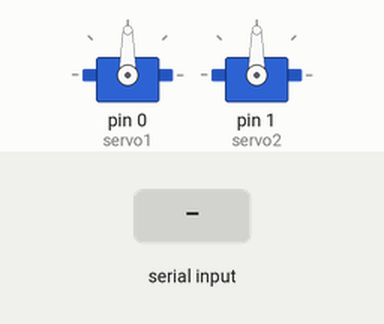
The sketch below on a simulated Arduino Uno, built with avr-gcc and run on an emulated ATmega328P. On the bench: 2 × servo. The inputs (shaded band) are chosen by the test bench.

Above: at 1.2 s.
1.3 s: "SERVO1\n" received over Serial
At 2.4 s:
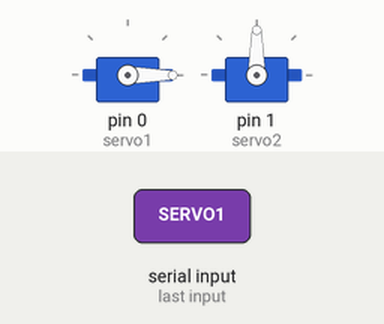
2.8 s: "SERVO2\n" received over Serial
At 3.5 s:
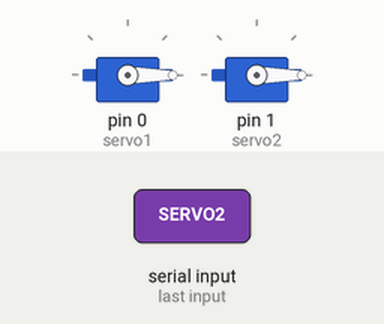
4.3 s: "CENTER\n" received over Serial
At 4.6 s:
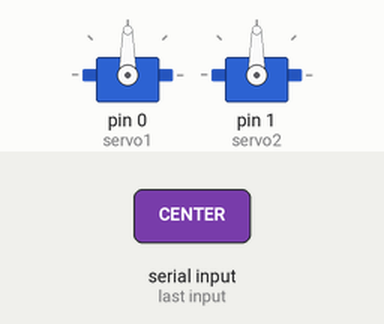
5.8 s: "SERVO290\n" received over Serial
At 7.0 s:
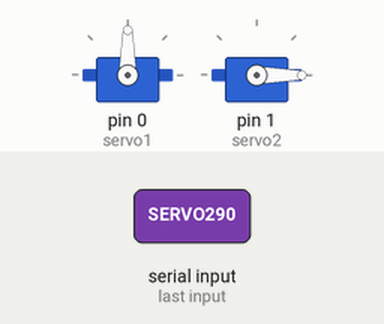
7.3 s: "SERVO190\n" received over Serial
At 8.1 s:
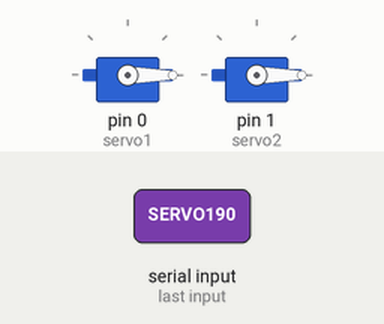
Timing chart, 0 to 9.8 s (numbered marks = the images above; inputs shaded):
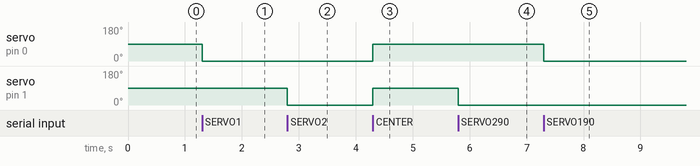

Measured:
- after the input at 1.3 s, servo on pin 0 (servo1): 90° → 0° at once
- after the input at 2.8 s, servo on pin 1 (servo2): 90° → 0° at once
- after the input at 4.3 s, servo on pin 0 (servo1), servo on pin 1 (servo2): 0° → 90° at once
- after the input at 5.8 s, servo on pin 1 (servo2): 90° → 0° at once
- after the input at 7.3 s, servo on pin 0 (servo1): 90° → 0° at once

The sketch:

pico_209.ino
```cpp
// snippet: pico_209
// tags: pico, rp2040, raspberry-pi, servo
// boards: rp2040
// NOTE: pins 0/1 are hardware Serial RX/TX on AVR — safe on RP2040 only.
// library: Servo
// description: RPi Pico: dual servo on pins 0 and 1
// prompts: dual servo Pico, two servos RP2040, servo pair Raspberry Pi Pico, control two servos Pi Pico, servo1 servo2 RP2040, multi servo Pico
// verified: compile-only
// source: kd-generated (id 209)
// exact-include: Servo.h

#include <Servo.h>

Servo servo1;
Servo servo2;

void setup() {
  Serial.begin(115200);
  servo1.attach(0);
  servo2.attach(1);
  servo1.write(90);
  servo2.write(90);
}

void loop() {
  if (Serial.available() > 0) {
    String command = Serial.readStringUntil('\n');
    command.trim();

    if (command.startsWith("SERVO1")) {
      int angle = command.substring(8).toInt();
      servo1.write(angle);
    } else if (command.startsWith("SERVO2")) {
      int angle = command.substring(8).toInt();
      servo2.write(angle);
    } else if (command == "CENTER") {
      servo1.write(90);
      servo2.write(90);
    }
  }
}
```
